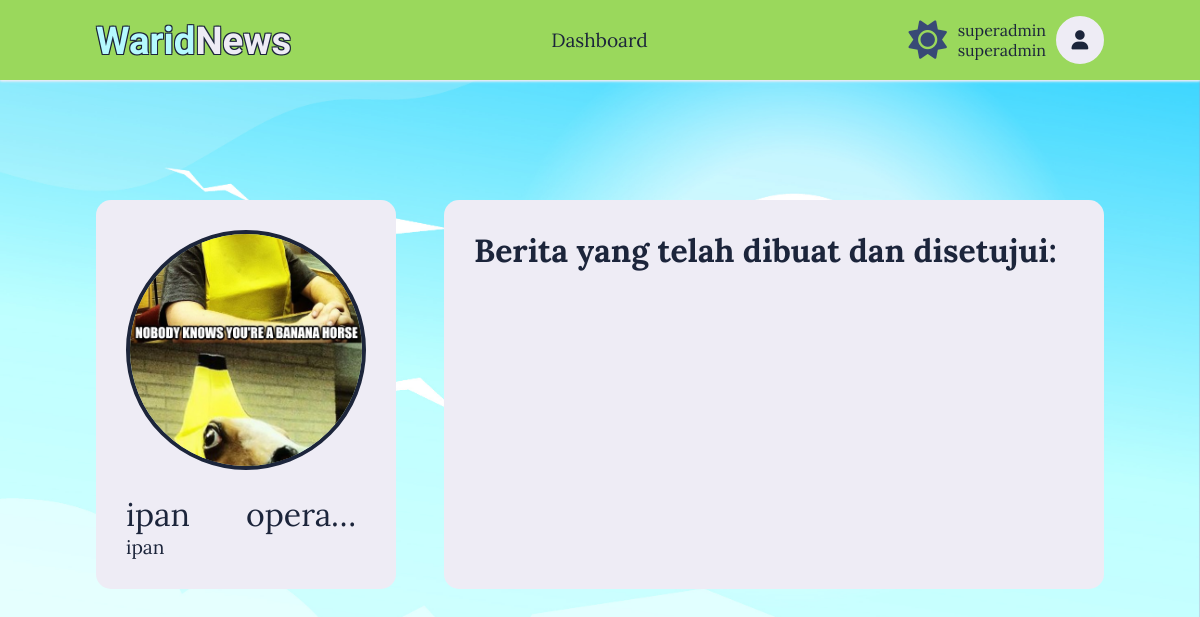
Screenshot of /?page=user_view&role=superadmin&username=ipan (signed in) with the database file from the repository.
### tables this page shows
CREATE TABLE `user` (
  `id` int(10) NOT NULL,
  `username` varchar(30) NOT NULL,
  `password` varchar(30) NOT NULL,
  `nama` varchar(30) NOT NULL,
  `role` varchar(20) NOT NULL,
  `foto` varchar(50) NOT NULL,
  `verified` varchar(30) NOT NULL
);

### app/auth/auth.php (called while the page is built, shortened)
<?php
$user_is_signin = isset($_SESSION['username']) && isset($_SESSION['id']);
if ($user_is_signin) {
    $id = $_SESSION['id'];
}
?>

### index.php (called while the page is built)
<?php
    include "./assets/scripts/scripts.php";
?>

### assets/components/directory.php (called while the page is built, shortened)
<?php
    $userDir = "./assets/img/user/";
?>

### assets/components/user/userNamaRole.php (the view)
<h1>
    <span><?php echo $data['nama'] ?></span>
    <span><?php echo $data['role'] ?></span>
</h1>

### assets/components/profile/profileFoto.php
<?php
    if (isset($_SESSION['username']) && isset($_SESSION['id'])) {
        $data = mysqli_query($koneksi, "SELECT * FROM user WHERE id='$id'");
        if ($data) {
            while ($userIsi = mysqli_fetch_array($data)) {
        ?>
        <?php if ($userIsi['foto'] == 'default') { ?>
            <div class="userIn"><i class="fa-solid fa-user"></i></div>
        <?php } else { ?>
            <img src="<?php echo $userDir.htmlspecialchars($userIsi['foto']); ?>" alt="Profile Picture" class="userIn">
        <?php } ?>
        <?php
            }
        } else {
            echo "<p>Error fetching user data.</p>";
        }
    }
?>

### assets/components/user/userFoto.php
<?php if ($data['foto'] == 'default') { ?>
            <i class="fa-solid fa-user"></i>
    <?php } else { ?>
        <img src="<?php echo $userDir.htmlspecialchars($data['foto']); ?>">
    <?php } ?>

### assets/components/user/userUsername.php
<h3><?php echo $data['username'] ?></h3>

### assets/css/style.css (style rules this page uses)
* { box-sizing: border-box; text-decoration: none; font-family: var(--Lora); scroll-behavior: smooth; color: var(--color-1); }
:root { --Lora: 'Lora', serif; --Candal: 'Candal', serif; --text-3D: 1px 1px 2px var(--box-color), 2px 2px 2px var(--box-color), 3px 3px 2px var(--box-color); --box-color: rgba(0, 0, 0, 0.4); --color-1-brand: rgba(181, 249, 254, 1); --color-3-brand: rgb(238, 236, 245); --textStroke-brand: -1px -1px 0 rgba(28, 37, 59, 1), 1px -1px 0 rgba(28, 37, 59, 1), -1px 1px 0 rgba(28, 37, 59, 1), 1px 1px 0 rgba(28, 37, 59, 1); --fontSizeI: clamp(125px, 25vh, 500px); --fontSize1: clamp(24px, 4.8vh, 96px); --fontSizeSpan: clamp(20px, 4vh, 80px); --fontSize2: clamp(12px, 2.4vh, 48px); --fontSize3: clamp(10px, 2vh, 40px); --fontSize4: clamp(8px, 1.6vh, 32px); --fontSize5: clamp(6px, 1.2vh, 24px); --box-shadow: var(--color-3) 0px 1px 3px, var(--color-3) 0px 1px 2px; --bg: url("../images/bg-light.jpg"); --color-1: rgba(28, 37, 59, 1); --color-2: rgba(203, 236, 218, 1); --color-3: rgb(238, 236, 245); --color-4: rgba(154, 216, 92, 1); --color-5: rgba(251, 248, 211, .5); --textStroke: -1px -1px 0 var(--color-3), 1px -1px 0 var(--color-3), -1px 1px 0 var(--color-3), 1px 1px 0 var(--color-3); --brightness: brightness(90%); }
body { background: var(--bg); background-size: cover; background-repeat: no-repeat; margin: 0; padding: 0; }
header * { font-size: var(--fontSize2); }
.user-profile-card * { padding: 0; margin: 0; }
.user-profile-foto img { height: 100%; width: 100%; object-fit: cover; }
.user-profile-nama-role h1 { display: flex; flex-direction: row; justify-content: space-between; }
.user-profile-foto-container h1 span { font-size: var(--fontSizeSpan); font-weight: normal; max-width: 50%; overflow: hidden; white-space: nowrap; text-overflow: ellipsis; }
.user-profile-username h3 { font-size: var(--fontSize2); font-weight: normal; max-width: 100%; overflow: hidden; white-space: nowrap; text-overflow: ellipsis; }

### rows the page displays
user: foto "default" (drawn)
user: foto (picture), nama "ipan", role "opera…", username "ipan"

### other values shown
$_SESSION['username'] "superadmin"
$_SESSION['role'] "superadmin"
